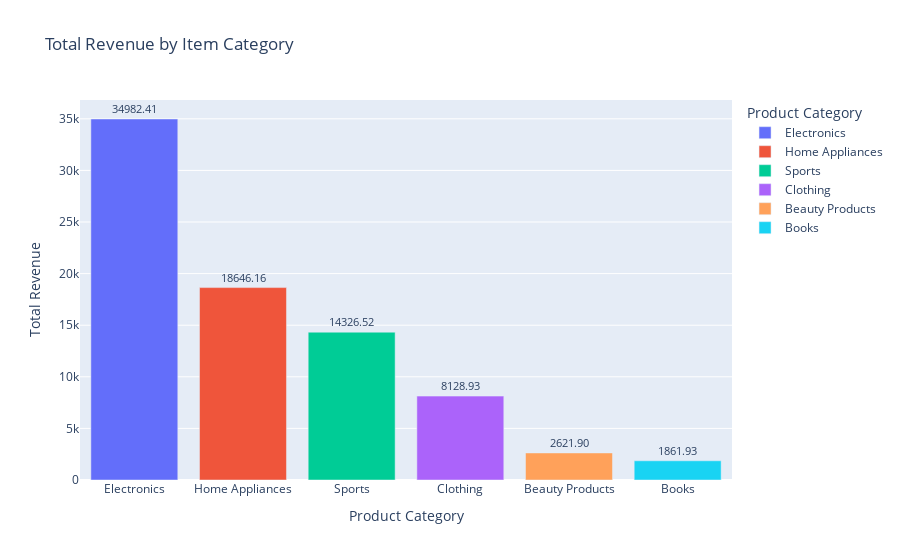

This figure's notebook cell:
### Code cell
# plot total revenue per category
fig = px.bar(total_revenue_category, x=total_revenue_category.index, y=total_revenue_category.values,
             labels={
                 'x': 'Category', 
                 'y': 'Total Revenue'
                 },
             title='Total Revenue by Item Category',
             color=total_revenue_category.index,
             text_auto=True
             )
fig.update_traces(textfont_size=11, textangle=0, textposition="outside", cliponaxis=False, texttemplate='%{y:.2f}')
fig.show()

### Figure 1 — Plotly figure (JSON) as saved in the notebook; plotly's stock layout.template omitted (floating-point values rounded to 4 significant figures)
{"data": [{"alignmentgroup": "True", "cliponaxis": false, "hovertemplate": "Product Category=%{x}<br>Total Revenue=%{y}<extra></extra>", "legendgroup": "Electronics", "marker": {"color": "#636efa", "pattern": {"shape": ""}}, "name": "Electronics", "offsetgroup": "Electronics", "orientation": "v", "showlegend": true, "textangle": 0, "textfont": {"size": 11}, "textposition": "outside", "texttemplate": "%{y:.2f}", "type": "bar", "x": ["Electronics"], "xaxis": "x", "y": [34980.0], "yaxis": "y"}, {"alignmentgroup": "True", "cliponaxis": false, "hovertemplate": "Product Category=%{x}<br>Total Revenue=%{y}<extra></extra>", "legendgroup": "Home Appliances", "marker": {"color": "#EF553B", "pattern": {"shape": ""}}, "name": "Home Appliances", "offsetgroup": "Home Appliances", "orientation": "v", "showlegend": true, "textangle": 0, "textfont": {"size": 11}, "textposition": "outside", "texttemplate": "%{y:.2f}", "type": "bar", "x": ["Home Appliances"], "xaxis": "x", "y": [18650.0], "yaxis": "y"}, {"alignmentgroup": "True", "cliponaxis": false, "hovertemplate": "Product Category=%{x}<br>Total Revenue=%{y}<extra></extra>", "legendgroup": "Sports", "marker": {"color": "#00cc96", "pattern": {"shape": ""}}, "name": "Sports", "offsetgroup": "Sports", "orientation": "v", "showlegend": true, "textangle": 0, "textfont": {"size": 11}, "textposition": "outside", "texttemplate": "%{y:.2f}", "type": "bar", "x": ["Sports"], "xaxis": "x", "y": [14330.0], "yaxis": "y"}, {"alignmentgroup": "True", "cliponaxis": false, "hovertemplate": "Product Category=%{x}<br>Total Revenue=%{y}<extra></extra>", "legendgroup": "Clothing", "marker": {"color": "#ab63fa", "pattern": {"shape": ""}}, "name": "Clothing", "offsetgroup": "Clothing", "orientation": "v", "showlegend": true, "textangle": 0, "textfont": {"size": 11}, "textposition": "outside", "texttemplate": "%{y:.2f}", "type": "bar", "x": ["Clothing"], "xaxis": "x", "y": [8129.0], "yaxis": "y"}, {"alignmentgroup": "True", "cliponaxis": false, "hovertemplate": "Product Category=%{x}<br>Total Revenue=%{y}<extra></extra>", "legendgroup": "Beauty Products", "marker": {"color": "#FFA15A", "pattern": {"shape": ""}}, "name": "Beauty Products", "offsetgroup": "Beauty Products", "orientation": "v", "showlegend": true, "textangle": 0, "textfont": {"size": 11}, "textposition": "outside", "texttemplate": "%{y:.2f}", "type": "bar", "x": ["Beauty Products"], "xaxis": "x", "y": [2622.0], "yaxis": "y"}, {"alignmentgroup": "True", "cliponaxis": false, "hovertemplate": "Product Category=%{x}<br>Total Revenue=%{y}<extra></extra>", "legendgroup": "Books", "marker": {"color": "#19d3f3", "pattern": {"shape": ""}}, "name": "Books", "offsetgroup": "Books", "orientation": "v", "showlegend": true, "textangle": 0, "textfont": {"size": 11}, "textposition": "outside", "texttemplate": "%{y:.2f}", "type": "bar", "x": ["Books"], "xaxis": "x", "y": [1862.0], "yaxis": "y"}], "layout": {"barmode": "relative", "legend": {"title": {"text": "Product Category"}, "tracegroupgap": 0}, "title": {"text": "Total Revenue by Item Category"}, "xaxis": {"anchor": "y", "categoryarray": ["Electronics", "Home Appliances", "Sports", "Clothing", "Beauty Products", "Books"], "categoryorder": "array", "domain": [0, 1], "title": {"text": "Product Category"}}, "yaxis": {"anchor": "x", "domain": [0, 1], "title": {"text": "Total Revenue"}}}}
